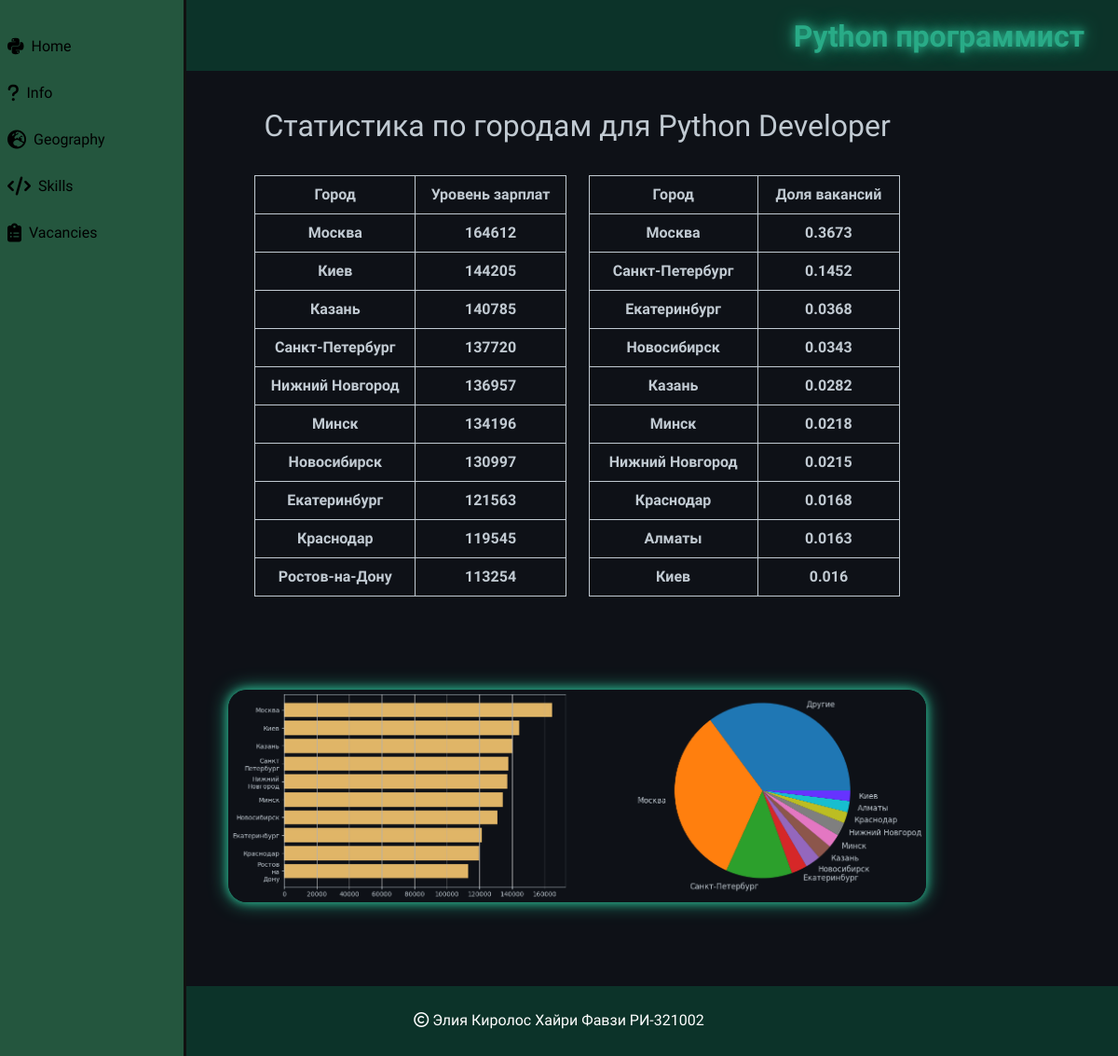
Page /geography/ on the committed database.
### main/models.py (models this page shows)
class Geography(models.Model):
    title = models.CharField(
        'Заголовок',
        max_length=100,
        default='geography'
    )
    text = models.TextField('Текст', default=None)
    table = models.TextField('Таблица', default=None)
    graph = models.ImageField(
        'График',
        default=None,
        upload_to='geography'
    )

### main/views.py (the view)
# urls.py: path('geography/', views.geography, name='geography'),
def geography(request):
    geographypage = Geography.objects.all()[0]
    return render(
        request,
        'main/geography.html',
        context={
            'geographypage': geographypage,
        }
    )

### main/templates/main/geography.html
{% extends 'main/mainpage.html' %}
{% load static %}
{% block content %}
    <div style="text-align: center">
        {{ geographypage.text|safe }}
        <br>
        {{ geographypage.table|safe }}
        <br>
        <img class="info_img"  width="70%" src="{{ geographypage.graph.url }}" alt="graph"/>
    </div>
{% endblock %}

### static/main/css/main.css (style rules this page uses)
body { font-family: 'Comfortaa', cursive; background: #0e1117; color: #C1CAD2; }
table { border-color: #C1CAD2; }
table tr, th { border-color: #C1CAD2; }
.info_img { border-radius: 20px; box-shadow: 0 0 10px #29ab87, 0 0 20px #29ab87; margin: 50px 10% 50px 10% ; width: 80%; }

### rows in the picture
Geography: text "Статистика по городам для Python Developer", table "Город Уровень зарплат Москва 164612 Киев 144205 Казань 140785 Санкт-Петербург 137720 Нижний Новгород 136957 Минск 134196 Новосибирск 130997 Екатеринбург 121563 Краснодар 119545 Ростов-на-Дону 113254 Город Доля вакансий Москва 0.3673 Санкт-Петербург 0.1452 Екатеринбург 0.0368 Новосибирск 0.0343 Казань 0.0282 Минск 0.0218 Нижний Новгород 0.0215 Краснодар 0.0168 Алматы 0.0163 Киев 0.016", graph (picture)
